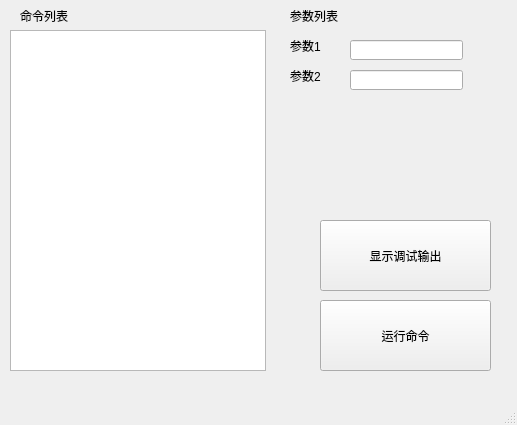
<?xml version="1.0" encoding="UTF-8"?>
<ui version="4.0">
 <class>FormConsole</class>
 <widget class="QMainWindow" name="FormConsole">
  <property name="geometry">
   <rect>
    <x>0</x>
    <y>0</y>
    <width>517</width>
    <height>425</height>
   </rect>
  </property>
  <property name="windowTitle">
   <string>控制台</string>
  </property>
  <widget class="QWidget" name="centralwidget">
   <widget class="QLabel" name="labelCommand">
    <property name="geometry">
     <rect>
      <x>20</x>
      <y>10</y>
      <width>54</width>
      <height>12</height>
     </rect>
    </property>
    <property name="text">
     <string>命令列表</string>
    </property>
   </widget>
   <widget class="QPushButton" name="buttonRun">
    <property name="geometry">
     <rect>
      <x>320</x>
      <y>300</y>
      <width>171</width>
      <height>71</height>
     </rect>
    </property>
    <property name="text">
     <string>运行命令</string>
    </property>
   </widget>
   <widget class="QLineEdit" name="lineEditCoef1">
    <property name="geometry">
     <rect>
      <x>350</x>
      <y>40</y>
      <width>113</width>
      <height>20</height>
     </rect>
    </property>
   </widget>
   <widget class="QLabel" name="labelCoef1">
    <property name="geometry">
     <rect>
      <x>290</x>
      <y>40</y>
      <width>54</width>
      <height>12</height>
     </rect>
    </property>
    <property name="text">
     <string>参数1</string>
    </property>
   </widget>
   <widget class="QLabel" name="labelCoef">
    <property name="geometry">
     <rect>
      <x>290</x>
      <y>10</y>
      <width>54</width>
      <height>12</height>
     </rect>
    </property>
    <property name="text">
     <string>参数列表</string>
    </property>
   </widget>
   <widget class="QLabel" name="labelCoef2">
    <property name="geometry">
     <rect>
      <x>290</x>
      <y>70</y>
      <width>54</width>
      <height>12</height>
     </rect>
    </property>
    <property name="text">
     <string>参数2</string>
    </property>
   </widget>
   <widget class="QLineEdit" name="lineEditCoef2">
    <property name="geometry">
     <rect>
      <x>350</x>
      <y>70</y>
      <width>113</width>
      <height>20</height>
     </rect>
    </property>
   </widget>
   <widget class="QPushButton" name="buttonDebug">
    <property name="geometry">
     <rect>
      <x>320</x>
      <y>220</y>
      <width>171</width>
      <height>71</height>
     </rect>
    </property>
    <property name="text">
     <string>显示调试输出</string>
    </property>
   </widget>
   <widget class="QListWidget" name="listCommand">
    <property name="geometry">
     <rect>
      <x>10</x>
      <y>30</y>
      <width>256</width>
      <height>341</height>
     </rect>
    </property>
   </widget>
  </widget>
  <widget class="QMenuBar" name="menubar">
   <property name="geometry">
    <rect>
     <x>0</x>
     <y>0</y>
     <width>517</width>
     <height>23</height>
    </rect>
   </property>
  </widget>
  <widget class="QStatusBar" name="statusbar"/>
 </widget>
 <resources/>
 <connections/>
</ui>
